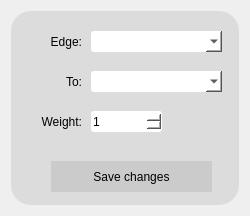
                   <widget class="QWidget" name="page_7">
                    <property name="geometry">
                     <rect>
                      <x>0</x>
                      <y>0</y>
                      <width>250</width>
                      <height>216</height>
                     </rect>
                    </property>
                    <attribute name="label">
                     <string>Edit edge</string>
                    </attribute>
                    <layout class="QVBoxLayout" name="verticalLayout_10">
                     <item>
                      <widget class="QFrame" name="frame_8">
                       <property name="styleSheet">
                        <string notr="true">background-color: rgba(0, 0, 0, 20);
border-radius:20px;</string>
                       </property>
                       <property name="frameShape">
                        <enum>QFrame::StyledPanel</enum>
                       </property>
                       <property name="frameShadow">
                        <enum>QFrame::Raised</enum>
                       </property>
                       <widget class="QPushButton" name="edit_edge_pushButton">
                        <property name="geometry">
                         <rect>
                          <x>40</x>
                          <y>150</y>
                          <width>161</width>
                          <height>31</height>
                         </rect>
                        </property>
                        <property name="cursor">
                         <cursorShape>PointingHandCursor</cursorShape>
                        </property>
                        <property name="text">
                         <string>Save changes</string>
                        </property>
                       </widget>
                       <widget class="QComboBox" name="edit_edge_old_comboBox">
                        <property name="geometry">
                         <rect>
                          <x>80</x>
                          <y>20</y>
                          <width>131</width>
                          <height>21</height>
                         </rect>
                        </property>
                        <property name="styleSheet">
                         <string notr="true">background-color: rgb(255, 255, 255);
border-radius: 3px;
font: 12pt &quot;Calibri&quot;;</string>
                        </property>
                       </widget>
                       <widget class="QComboBox" name="edit_edge_newDest_comboBox">
                        <property name="geometry">
                         <rect>
                          <x>80</x>
                          <y>60</y>
                          <width>131</width>
                          <height>21</height>
                         </rect>
                        </property>
                        <property name="styleSheet">
                         <string notr="true">background-color: rgb(255, 255, 255);
border-radius: 3px;
font: 12pt &quot;Calibri&quot;;</string>
                        </property>
                       </widget>
                       <widget class="QLabel" name="label_10">
                        <property name="geometry">
                         <rect>
                          <x>10</x>
                          <y>60</y>
                          <width>61</width>
                          <height>21</height>
                         </rect>
                        </property>
                        <property name="styleSheet">
                         <string notr="true">background-color: rgb(255, 255, 255,0);
font: 12pt &quot;Calibri&quot;;</string>
                        </property>
                        <property name="text">
                         <string>To:</string>
                        </property>
                        <property name="alignment">
                         <set>Qt::AlignRight|Qt::AlignTrailing|Qt::AlignVCenter</set>
                        </property>
                       </widget>
                       <widget class="QSpinBox" name="edit_edge_new_weight_spinBox">
                        <property name="geometry">
                         <rect>
                          <x>80</x>
                          <y>100</y>
                          <width>71</width>
                          <height>21</height>
                         </rect>
                        </property>
                        <property name="styleSheet">
                         <string notr="true">background-color: rgb(255, 255, 255);
font: 12pt &quot;Calibri&quot;;
border-radius:3px;</string>
                        </property>
                        <property name="minimum">
                         <number>1</number>
                        </property>
                        <property name="maximum">
                         <number>100000000</number>
                        </property>
                        <property name="value">
                         <number>1</number>
                        </property>
                       </widget>
                       <widget class="QLabel" name="label_11">
                        <property name="geometry">
                         <rect>
                          <x>10</x>
                          <y>20</y>
                          <width>61</width>
                          <height>21</height>
                         </rect>
                        </property>
                        <property name="styleSheet">
                         <string notr="true">background-color: rgb(255, 255, 255,0);
font: 12pt &quot;Calibri&quot;;</string>
                        </property>
                        <property name="text">
                         <string>Edge:</string>
                        </property>
                        <property name="alignment">
                         <set>Qt::AlignRight|Qt::AlignTrailing|Qt::AlignVCenter</set>
                        </property>
                       </widget>
                       <widget class="QLabel" name="label_12">
                        <property name="geometry">
                         <rect>
                          <x>10</x>
                          <y>100</y>
                          <width>61</width>
                          <height>21</height>
                         </rect>
                        </property>
                        <property name="styleSheet">
                         <string notr="true">background-color: rgb(255, 255, 255,0);
font: 12pt &quot;Calibri&quot;;</string>
                        </property>
                        <property name="text">
                         <string>Weight:</string>
                        </property>
                        <property name="alignment">
                         <set>Qt::AlignRight|Qt::AlignTrailing|Qt::AlignVCenter</set>
                        </property>
                       </widget>
                      </widget>
                     </item>
                    </layout>
                   </widget>
